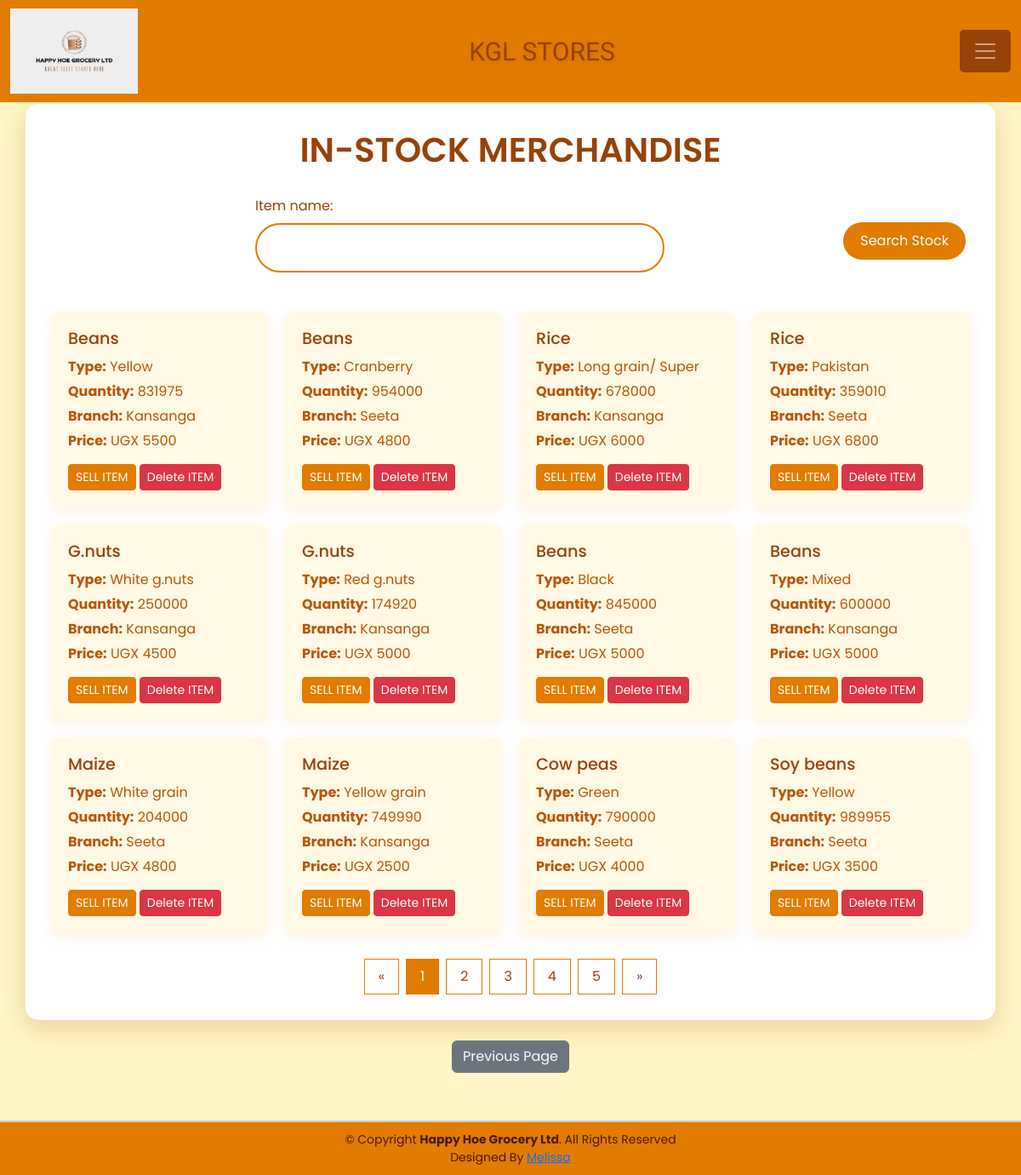
The app's page /home/ (signed in) with its own data.
### Grocery_app/models.py (models this page shows, shortened)
class Stockx(models.Model):
    item_name = models.CharField(max_length=50, null=True, blank=True)
    stock_type = models.CharField(max_length=50, null=True, blank=True)
    stock_source = models.CharField(max_length=50, null=True, blank=True)
    unit_cost = models.IntegerField(default=0, null=True, blank=True)
    unit_price = models.IntegerField(default=0, null=True, blank=True)
    total_quantity = models.IntegerField(default=0, null=True, blank=True)
    stock_branch = models.CharField(max_length=50, null=True, blank=True)
    stock_date = models.DateTimeField(auto_now_add=True, null=True, blank=True) #Automtically sets it when object is first recorded.
    stock_time = models.TimeField(auto_now_add=True, null=True, blank=True)
    stock_dealer = models.CharField(max_length=50, null=True, blank=True)
    stock_contact = models.IntegerField(default=0, null=True, blank=True)
    issued_quantity = models.IntegerField(default=0, null=True, blank=True)

### Grocery_app/views.py (the view)
# urls.py: path('home/',views.home,name = "home"),
@login_required
def home(request):
    products = Stockx.objects.all().order_by('-id') #we're creating a variable called stock, arranged by their orders called ids
    product_filters = StockFilter(request.GET, queryset=products)
    products = product_filters.qs
    return render(request, 'Grocery_app/home.html', {'products': products, 'product_filters': product_filters})

### Grocery_app/templates/Grocery_app/home.html (shortened to what this page needs)
{% extends 'Grocery_app/base.html' %}
{% block content %}
<div class="container">
    <h1>IN-STOCK MERCHANDISE</h1>
    <div class="search-container">
        <form action="" method="GET">
            {{ product_filters.form.as_p }}
            <button type="submit" class="btn btn-search">Search Stock</button>
        </form>
    </div>
    <div class="products-grid">
        {% for product in products %}
        <div class="product-card">
            <h3>{{ product.item_name }}</h3>
            <div class="product-info">
                <p><strong>Type:</strong> {{ product.stock_type }}</p>
                <p><strong>Quantity:</strong> {{ product.total_quantity }}</p>
                <p><strong>Branch:</strong> {{ product.stock_branch }}</p>
                <p><strong>Price:</strong> UGX {{ product.unit_price }}</p>
            </div>
            <div class="product-actions">
                <a href="{% url 'product_detail' product.id %}" class="btn btn-sell btn-sm">SELL ITEM</a>
                <button class="btn btn-delete btn-sm" onclick="openDeleteModal({{ product.id }})">Delete ITEM</button>
            </div>
        </div>
        {% endfor %}
    </div>
    <div class="pagination">
        <a href="#">&laquo;</a>
        <a href="#" class="active">1</a>
        <a href="#">2</a>
        <a href="#">3</a>
        <a href="#">4</a>
        <a href="#">5</a>
        <a href="#">&raquo;</a>
    </div>
</div>
<div class="d-flex justify-content-center mt-4 mb-5">
    <a href="{% url 'login2' %}" class="btn btn-secondary">Previous Page</a>
</div>
{% endblock %}

### Grocery_app/static/css/main.css (style rules this page uses)
html,body { position: relative; overflow-x: hidden; background: url('/static/images/img6.jpg'); width: 100% !important; height: 100vh; display: table; position: relative; background-position: center; background-attachment: scroll; -o-background-size: cover; -moz-background-size: cover; -webkit-background-size: cover; background-size: cover; background-repeat: no-repeat; }
body { background-color: #fef3c7(0, 0%, 98%); font-family: 'raleway'; }
form { width: 40%; margin: 0 auto; }

### Grocery_app/templates/Grocery_app/base.html (style rules this page uses)
body { background-color: rgb(235, 199, 149); color: #923f0e; font-family: Georgia, 'Times New Roman', Times, serif; }

### Grocery_app/templates/Grocery_app/home.html (style rules this page uses)
body { background-color: #fff5c5; color: #984208; font-family: 'Poppins', sans-serif; }
.container { background-color: #ffffff; padding: 30px; border-radius: 15px; box-shadow: 0 10px 30px rgba(152, 66, 8, 0.2); margin-top: 50px; }
h1 { font-weight: 600; color: #984208; text-align: center; margin-bottom: 30px; }
.search-container { display: flex; justify-content: center; margin-bottom: 30px; position: relative; }
.search-container form { display: flex; width: 100%; max-width: 600px; }
.search-container input[type="text"] { width: 100%; padding: 15px 20px 15px 45px; border: 2px solid #e27c00; border-radius: 30px; font-size: 1rem; color: #984208; transition: all 0.3s ease; }
.btn-search { position: absolute; right: 5px; top: 50%; transform: translateY(-50%); background-color: #e27c00; border: none; color: white; padding: 10px 20px; border-radius: 30px; font-size: 1rem; cursor: pointer; transition: all 0.3s ease; }
.products-grid { display: grid; grid-template-columns: repeat(auto-fill, minmax(250px, 1fr)); gap: 20px; }
.product-card { background-color: #fff9e6; border-radius: 10px; padding: 20px; box-shadow: 0 5px 15px rgba(226, 124, 0, 0.1); transition: all 0.3s ease; }
.product-card h3 { color: #984208; font-size: 1.2rem; margin-bottom: 10px; }
.product-info { margin-bottom: 15px; }
.product-info p { margin: 5px 0; color: #bb5502; }
.btn-sell { background-color: #e27c00; border-color: #e27c00; color: white; transition: all 0.3s ease; }
.btn-delete { background-color: #dc3545; border-color: #dc3545; color: white; transition: all 0.3s ease; }
.pagination { margin-top: 30px; display: flex; justify-content: center; }
.pagination a { color: #984208; padding: 8px 16px; text-decoration: none; transition: background-color 0.3s; border: 1px solid #e27c00; margin: 0 4px; }
.pagination a.active { background-color: #e27c00; color: white; border: 1px solid #e27c00; }

### records on screen
Stockx: item_name "Beans", stock_type "Yellow", total_quantity "831975", stock_branch "Kansanga", unit_price "5500"
Stockx: item_name "Beans", stock_type "Cranberry", total_quantity "954000", stock_branch "Seeta", unit_price "4800"
Stockx: item_name "Rice", stock_type "Long grain/ Super", total_quantity "678000", stock_branch "Kansanga", unit_price "6000"
Stockx: item_name "Rice", stock_type "Pakistan", total_quantity "359010", stock_branch "Seeta", unit_price "6800"
Stockx: item_name "G.nuts", stock_type "White g.nuts", total_quantity "250000", stock_branch "Kansanga", unit_price "4500"
Stockx: item_name "G.nuts", stock_type "Red g.nuts", total_quantity "174920", stock_branch "Kansanga", unit_price "5000"
Stockx: item_name "Beans", stock_type "Black", total_quantity "845000", stock_branch "Seeta", unit_price "5000"
Stockx: item_name "Beans", stock_type "Mixed", total_quantity "600000", stock_branch "Kansanga", unit_price "5000"
Stockx: item_name "Maize", stock_type "White grain", total_quantity "204000", stock_branch "Seeta", unit_price "4800"
Stockx: item_name "Maize", stock_type "Yellow grain", total_quantity "749990", stock_branch "Kansanga", unit_price "2500"
Stockx: item_name "Cow peas", stock_type "Green", total_quantity "790000", stock_branch "Seeta", unit_price "4000"
Stockx: item_name "Soy beans", stock_type "Yellow", total_quantity "989955", stock_branch "Seeta", unit_price "3500"
